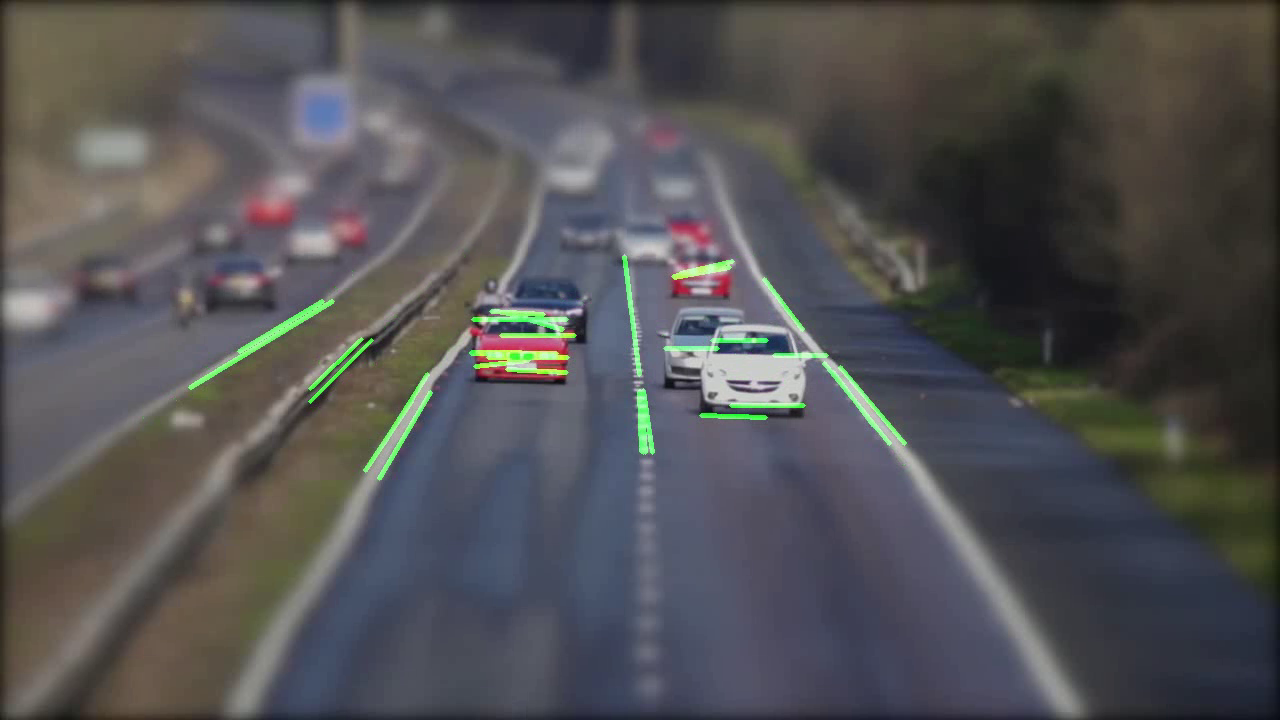
#> input picture frame 2 of outputs/result.mp4, 1280 x 720 px, given in place of road.mp4, which was not available
$ python lane_detection.py
#> lines starting #> are read from the running program, lines starting #| are printed output that depends on the picture; after the words box and inside, x2 and y2 are one past the last pixel; in counts of white or black regions, pixels touching at a corner belong together; pictures that were not available may be replaced by others from this repository, and a replacement may not be noted
import cv2
import numpy as np

print("NEW CODE RUNNING")

cap = cv2.VideoCapture("videos/road.mp4")
saved = False
width = int(cap.get(cv2.CAP_PROP_FRAME_WIDTH))
height = int(cap.get(cv2.CAP_PROP_FRAME_HEIGHT))

out = cv2.VideoWriter(
    "outputs/result.mp4",
    cv2.VideoWriter_fourcc(*'mp4v'),
    20,
    (width, height)
)

while True:
    ret, frame = cap.read()
#> frame is the input picture: shape (720, 1280, 3); mean B, G, R 83.6, 82, 82.7

    if not ret:
        break

    gray = cv2.cvtColor(frame, cv2.COLOR_BGR2GRAY)
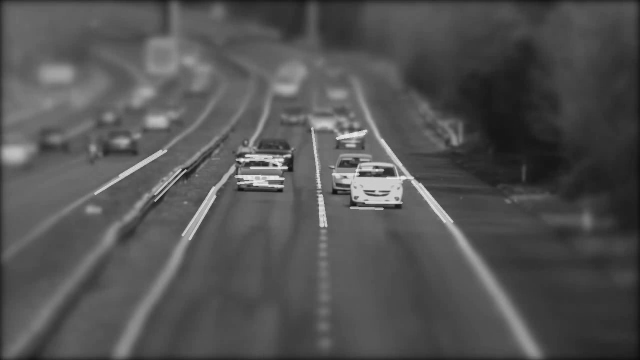
#> gray: shape (720, 1280) (shown at 1/2 size); min 12, max 238, mean 82.4
    cv2.imwrite("screenshots/grayscale_output.png", gray)

    blur = cv2.GaussianBlur(gray, (5, 5), 0)

    edges = cv2.Canny(blur, 50, 150)
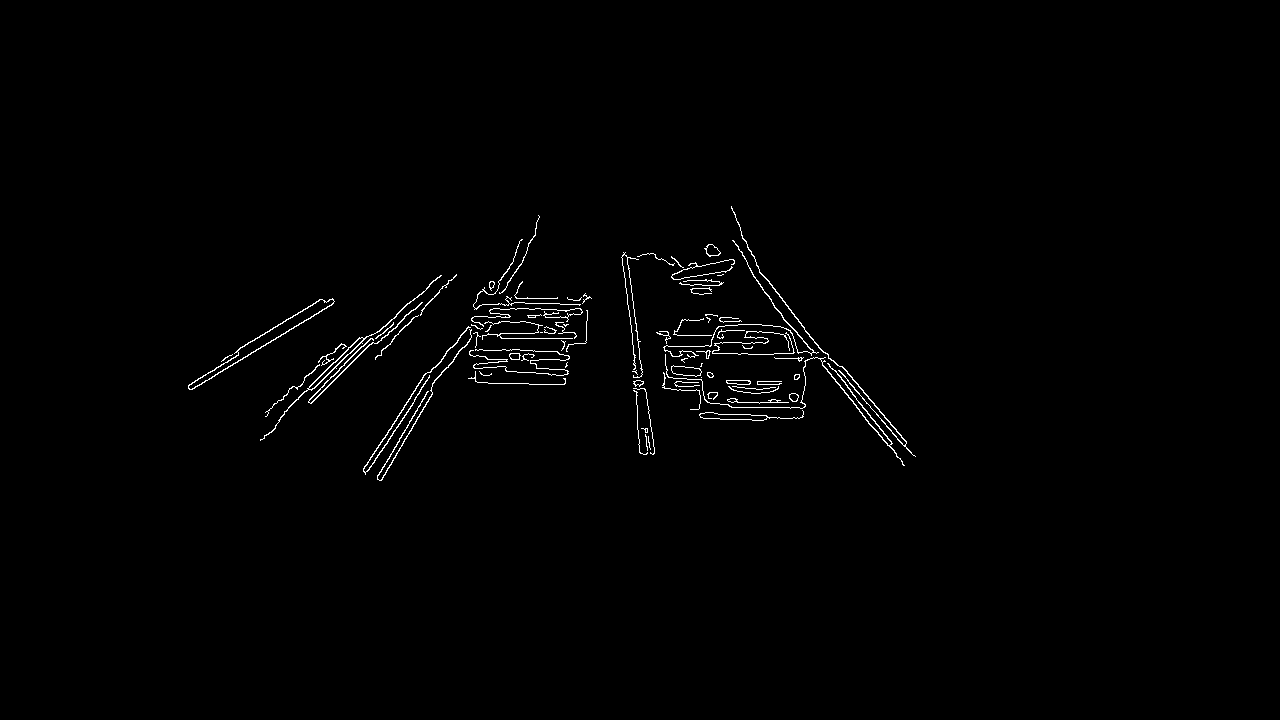
#> edges: shape (720, 1280); 0.89% white in thin lines or dots, all inside (x1, y1, x2, y2) = (188, 206, 916, 481)
    cv2.imwrite("screenshots/edge_detection.png", edges)

    lines = cv2.HoughLinesP(
        edges,
        2,
        np.pi / 180,
        threshold=100,
        minLineLength=50,
        maxLineGap=10
    )
#> lines = 24 rows, first 6: [772, 303, 903, 465], [191, 389, 331, 305], [756, 265, 814, 342], [365, 473, 412, 405], [377, 477, 437, 377], [663, 335, 722, 335]

    line_image = np.zeros_like(frame)

    if lines is not None:
        for line in lines:
            x1, y1, x2, y2 = line[0]

            cv2.line(
                line_image,
                (x1, y1),
                (x2, y2),
                (0, 255, 0),
                3
            )
#> this loop made 24 passes
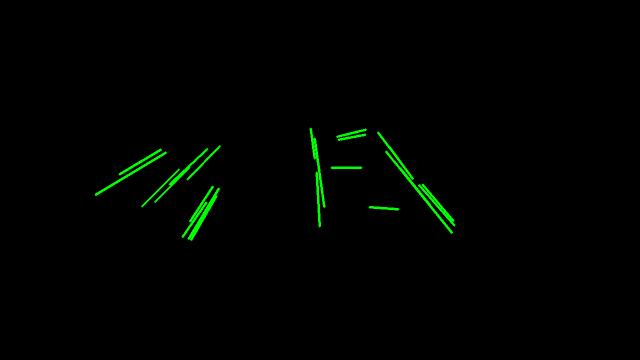
#> line_image: shape (720, 1280, 3) (shown at 1/2 size); mean of channels 0, 1, 2 0, 2.8, 0; drawn as B, G, R

    output = cv2.addWeighted(
        frame,
        0.8,
        line_image,
        1,
        1
    )
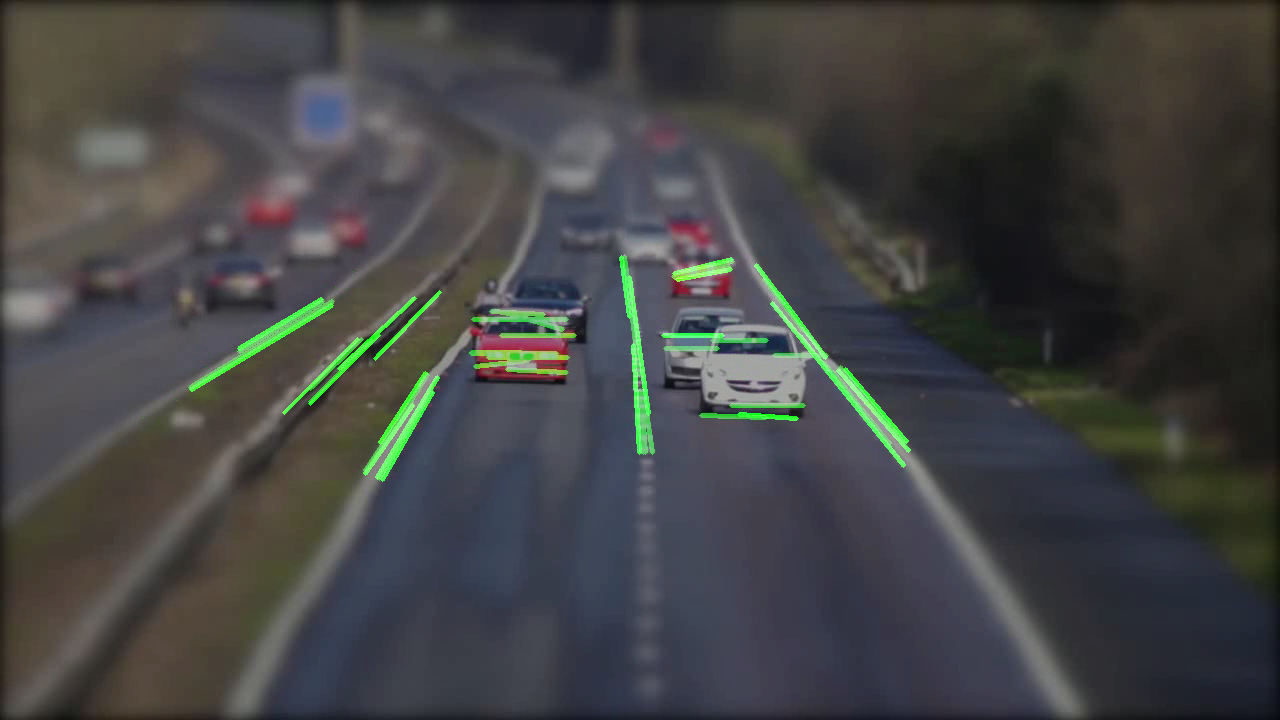
#> output: shape (720, 1280, 3); mean B, G, R 67.9, 67.9, 67.1
    if not saved:

     cv2.imwrite("screenshots/original_input.png", frame)

     cv2.imwrite("screenshots/grayscale_output.png", gray)

     cv2.imwrite("screenshots/edge_detection.png", edges)

     cv2.imwrite("screenshots/lane_detection_output.png", output)

    saved = True

    cv2.imwrite("screenshots/lane_detection_output.png", output)
    out.write(output)

    cv2.imshow("Lane Detection", output)

    if cv2.waitKey(25) & 0xFF == ord('q'):
#> (key q is pressed here)
        break

cap.release()
out.release()
cv2.destroyAllWindows()

$ run again, starting later in the video
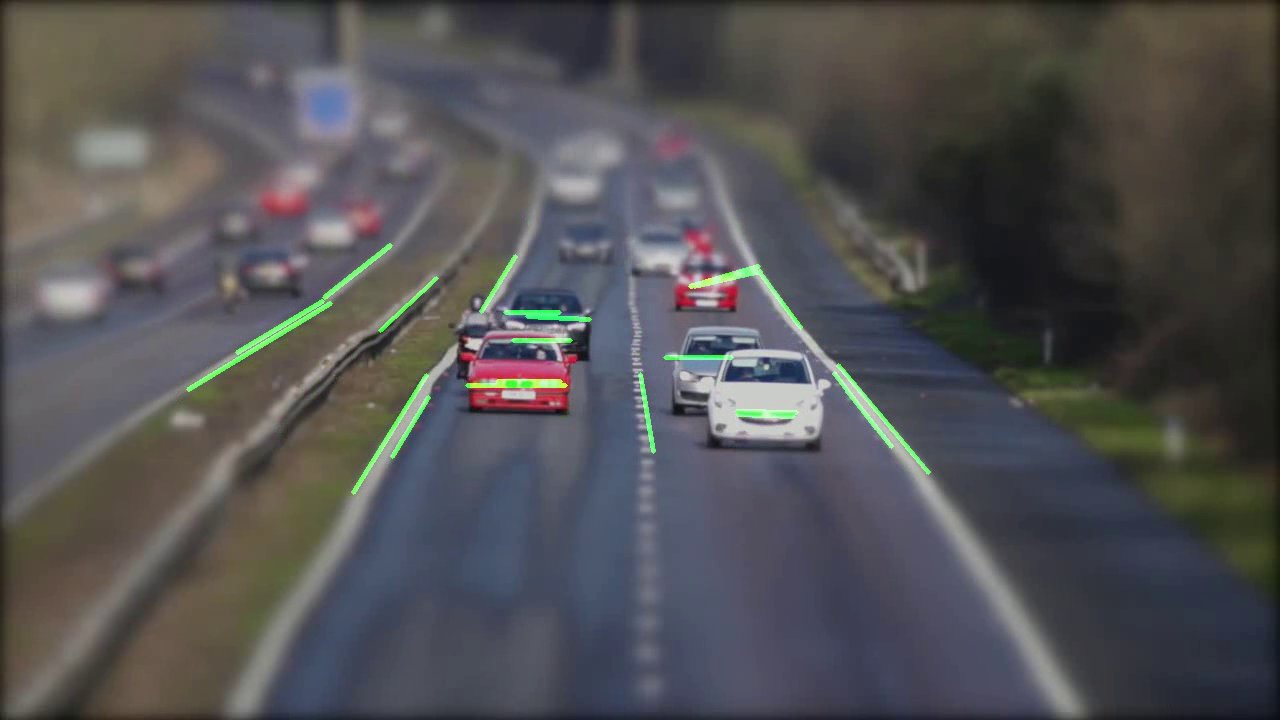
#> input picture frame 10 of outputs/result.mp4, 1280 x 720 px, given in place of road.mp4, which was not available
#> frame is the input picture: shape (720, 1280, 3); mean B, G, R 83.8, 82, 82.7
#> `edges = cv2.Canny(blur, 50, 150)`:
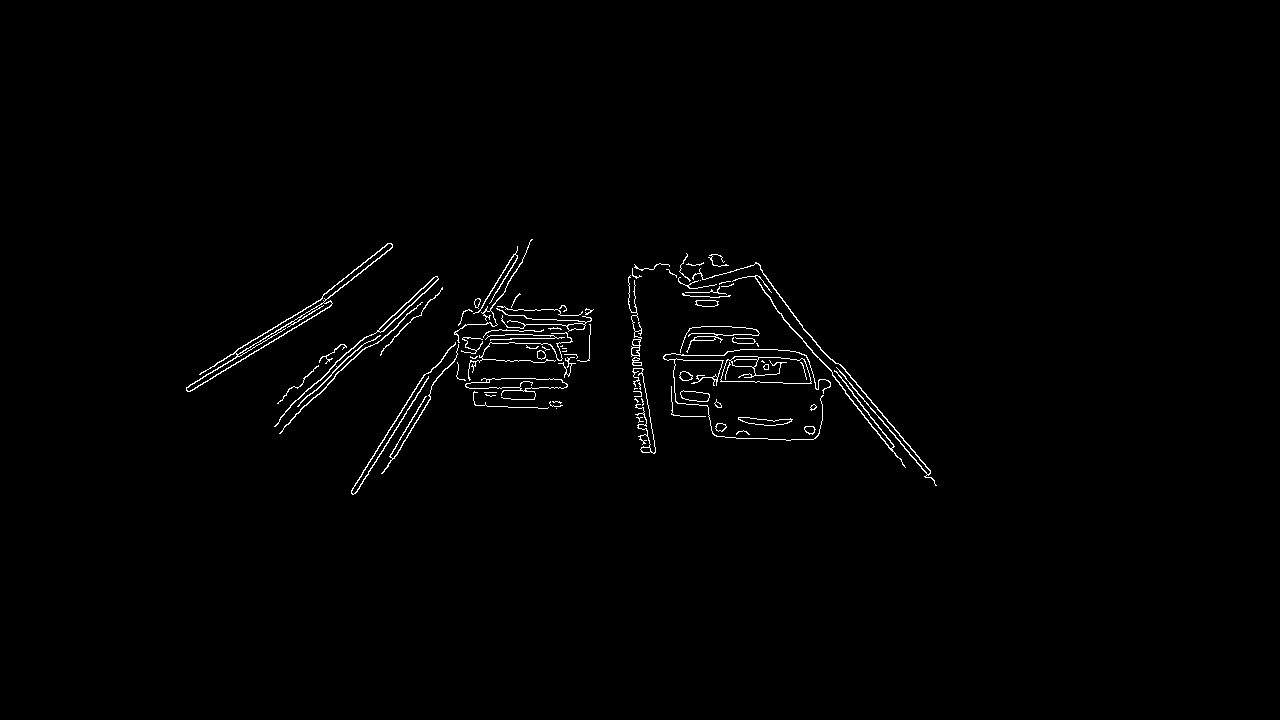
#> edges: shape (720, 1280); 1% white in thin lines or dots, all inside (x1, y1, x2, y2) = (186, 239, 937, 495)
#> lines = 35 rows, first 6: [667, 360, 735, 360], [364, 349, 422, 293], [481, 343, 560, 343], [845, 393, 905, 467], [187, 391, 331, 305], [763, 274, 812, 339]
#> the loop `for line in lines:` made 35 passes
#> `output = cv2.addWeighted( frame, 0.8, line_image, 1, 1 )`:
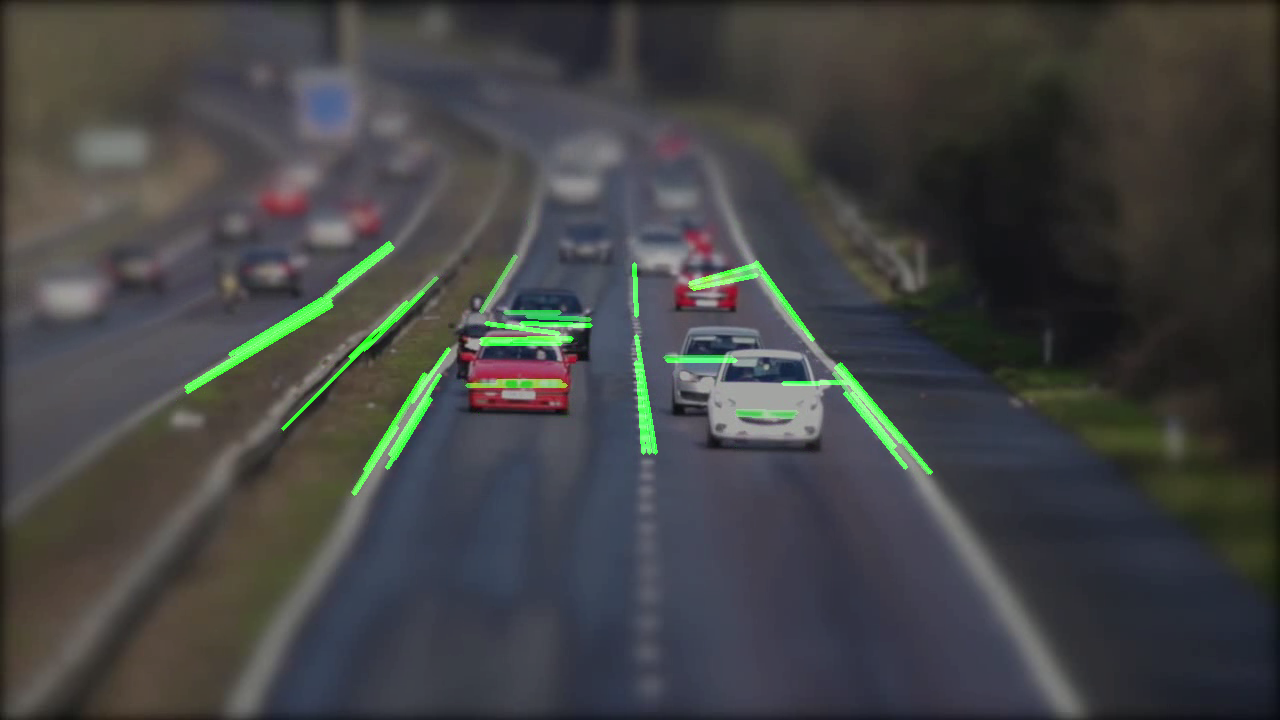
#> output: shape (720, 1280, 3); mean B, G, R 68, 68.2, 67.2

$ run again, starting later in the video
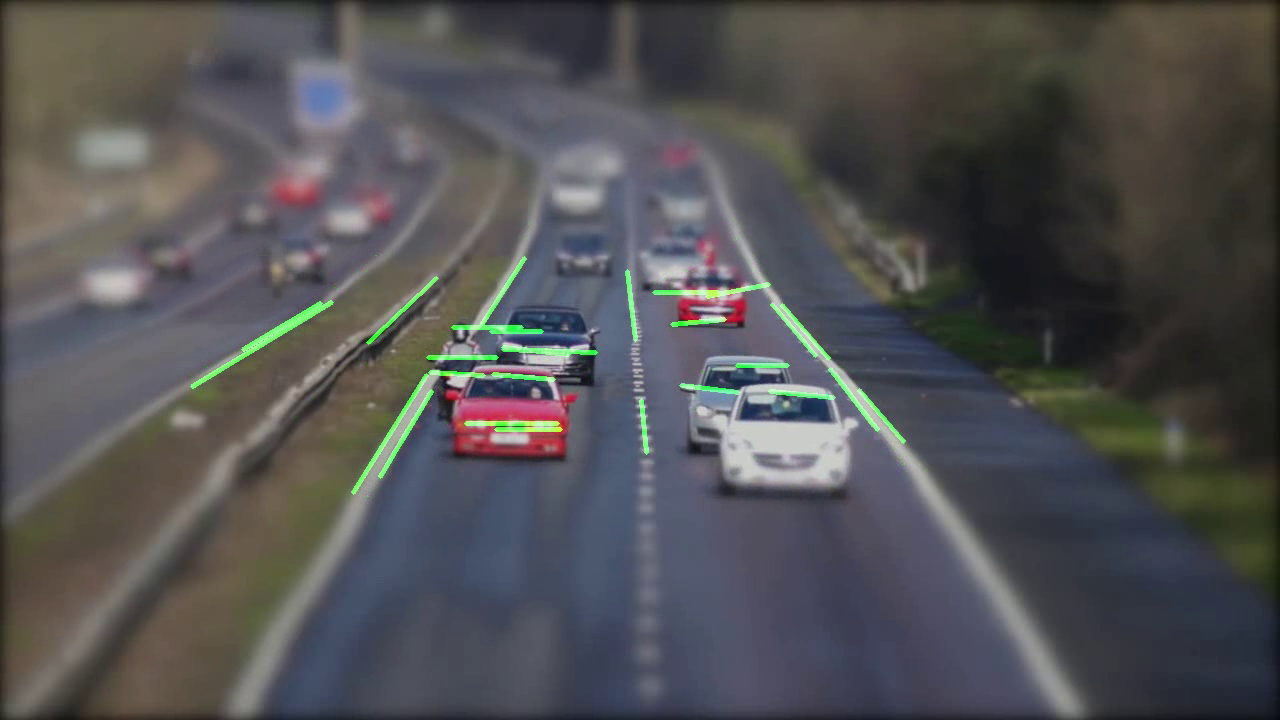
#> input picture frame 19 of outputs/result.mp4, 1280 x 720 px, given in place of road.mp4, which was not available
#> frame is the input picture: shape (720, 1280, 3); mean B, G, R 83.5, 82, 82.4
#> `edges = cv2.Canny(blur, 50, 150)`:
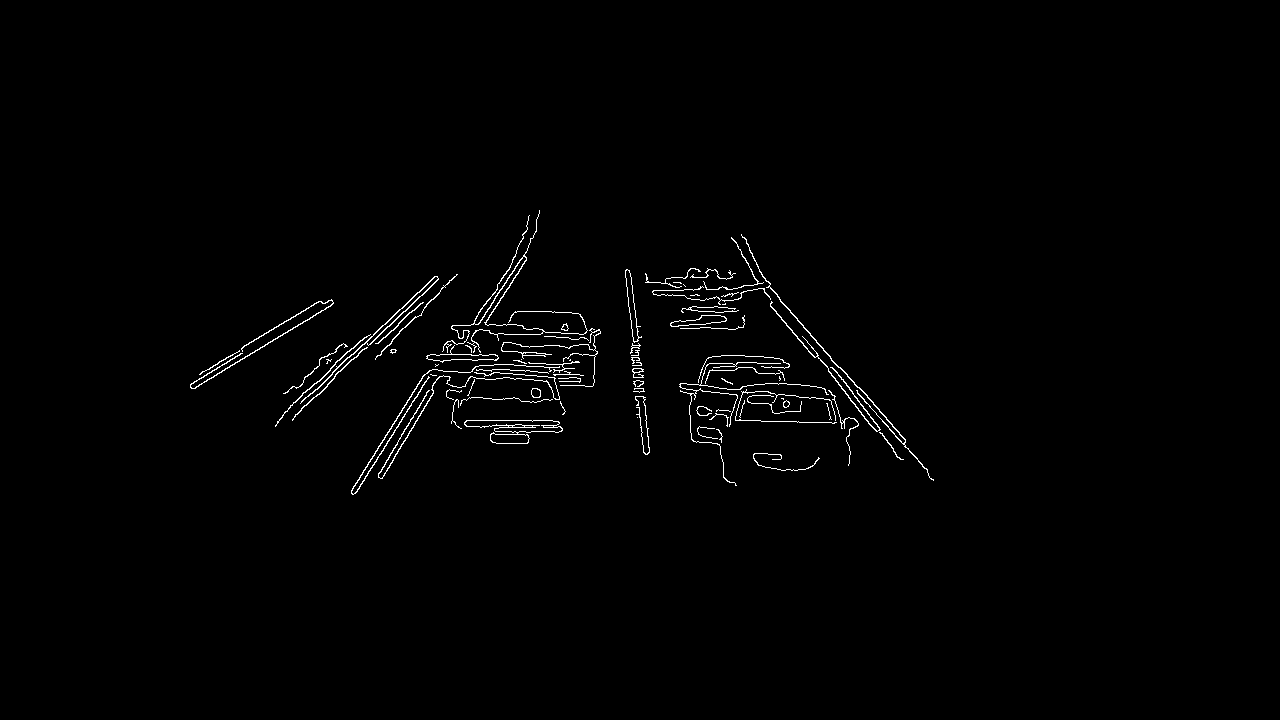
#> edges: shape (720, 1280); 1% white in thin lines or dots, all inside (x1, y1, x2, y2) = (190, 210, 934, 495)
#> lines = 30 rows, first 6: [769, 286, 835, 364], [466, 420, 552, 420], [765, 383, 816, 386], [737, 389, 835, 401], [193, 388, 331, 305], [478, 324, 528, 246]
#> the loop `for line in lines:` made 30 passes
#> `output = cv2.addWeighted( frame, 0.8, line_image, 1, 1 )`:
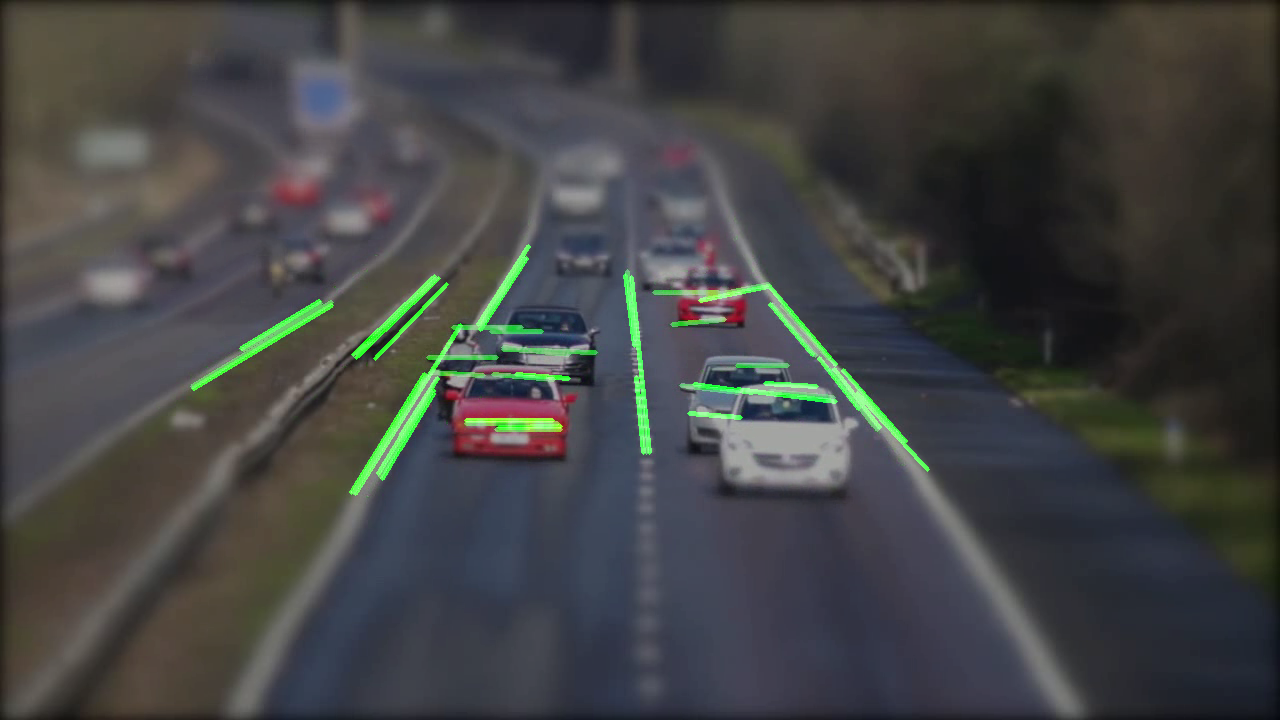
#> output: shape (720, 1280, 3); mean B, G, R 67.8, 68.2, 66.9
